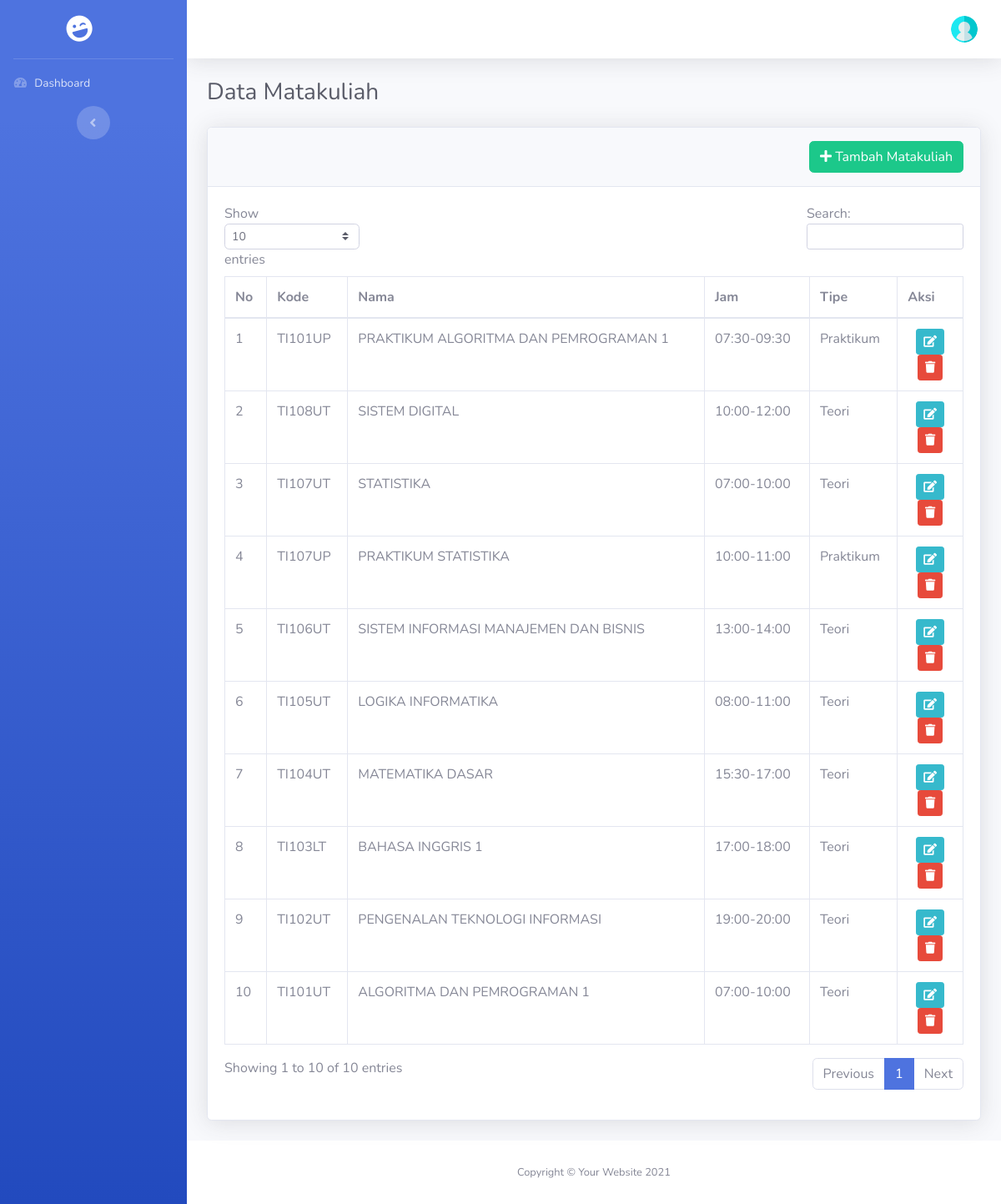
The app's page /index.php/admin/matakuliah with its own data.
### tables this page shows
CREATE TABLE `matakuliah` (
  `id` bigint NOT NULL AUTO_INCREMENT,
  `kode_matkul` varchar(255) NOT NULL,
  `nama` varchar(255) NOT NULL,
  `status` enum('aktif','tidak') NOT NULL,
  `jam_mulai` varchar(20) NOT NULL,
  `jam_selesai` varchar(20) NOT NULL,
  `kelas` int NOT NULL,
  `sks` int NOT NULL,
  `tipe` enum('teori','praktik','praktikum') NOT NULL,
  `semester` enum('ganjil','genap') NOT NULL,
  `id_dosen` bigint DEFAULT NULL,
  `id_refrensi_akademik` bigint DEFAULT NULL,
  PRIMARY KEY (`id`)
);

### application/controllers/Admin.php (called while the page is built, shortened)
<?php
class Admin extends CI_Controller
{
    function __construct()
    {
        $this->load->Model('M_admin','mod');
    }
    public function matakuliah()
    {
        $data['halaman']    = "Data Matakuliah";
        $data['matakuliah']  = $this->mod->m_get_all_matakuliah();
        $this->load->view('head.php', $data);
        $this->load->view('sidebar.php');
        $this->load->view('header.php');
        $this->load->view('admin/matakuliah/index.php', $data);
        $this->load->view('footer.php');
    }
}

### index.php (called while the page is built, shortened)
<?php
require_once BASEPATH.'core/CodeIgniter.php';

### application/models/M_admin.php (called while the page is built, shortened)
<?php
Class M_admin extends CI_Model
{
    public function m_get_all_matakuliah()
    {
        $this->db->select()
            ->from('matakuliah');
        $query = $this->db->get_compiled_select();
        $data  = $this->db->query($query)->result_array();
        return $data;
    }
}

### application/views/admin/matakuliah/index.php (the view, shortened to what this page needs)
<div class="container-fluid">
    <h1 class="h3 mb-4 text-gray-800">Data Matakuliah</h1>
    <div class="card shadow mb-4">
        <div class="card-header py-3">
            <a href="<?php echo base_url('admin/tambah_matakuliah')?>" class="btn btn-success float-right" ><i class="fas fa-plus"></i>&nbsp;Tambah Matakuliah</a>
        </div>
        <div class="card-body">
            <div class="table-responsive">
                <table class="table table-bordered" id="dataTable" width="100%" cellspacing="0">
                    <thead>
                        <tr>
                            <th>No</th>
                            <th>Kode</th>
                            <th>Nama</th>
                            <th>Jam</th>
                            <th>Tipe</th>
                            <th>Aksi</th>
                        </tr>
                    </thead>
                    <tbody>
                        <?php
                            $i = 1;
                            foreach($matakuliah as $mat):?>
                            <tr>
                                <td><?php echo $i;?></td>
                                <td><?php echo $mat['kode_matkul'];?></td>
                                <td><?php echo $mat['nama'];?></td>
                                <td><?php echo $mat['jam_mulai']."-".$mat['jam_selesai'];?></td>
                                <td><?php echo ucwords($mat['tipe']);?></td>
                                <td class="text-center">
                                    <a href="<?php echo base_url('admin/edit_matakuliah/').$mat['id']?>" class="btn btn-info btn-sm"><i class="fas fa-edit"></i></a>
                                    <a href="<?php echo base_url('admin/hapus_matakuliah/').$mat['id']?>" class="btn btn-danger btn-sm"><i class="fas fa-trash"></i></a>
                                </td>
                            </tr>
                        <?php
                            $i++;
                            endforeach;?>
                    </tbody>
                </table>
            </div>
        </div>
    </div>
</div>

### records on screen
matakuliah: kode_matkul "TI101UP", nama "PRAKTIKUM ALGORITMA DAN PEMROGRAMAN 1", jam_mulai "07:30", jam_selesai "09:30", tipe "Praktikum"
matakuliah: kode_matkul "TI108UT", nama "SISTEM DIGITAL", jam_mulai "10:00", jam_selesai "12:00", tipe "Teori"
matakuliah: kode_matkul "TI107UT", nama "STATISTIKA", jam_mulai "07:00", jam_selesai "10:00", tipe "Teori"
matakuliah: kode_matkul "TI107UP", nama "PRAKTIKUM STATISTIKA", jam_mulai "10:00", jam_selesai "11:00", tipe "Praktikum"
matakuliah: kode_matkul "TI106UT", nama "SISTEM INFORMASI MANAJEMEN DAN BISNIS", jam_mulai "13:00", jam_selesai "14:00", tipe "Teori"
matakuliah: kode_matkul "TI105UT", nama "LOGIKA INFORMATIKA", jam_mulai "08:00", jam_selesai "11:00", tipe "Teori"
matakuliah: kode_matkul "TI104UT", nama "MATEMATIKA DASAR", jam_mulai "15:30", jam_selesai "17:00", tipe "Teori"
matakuliah: kode_matkul "TI103LT", nama "BAHASA INGGRIS 1", jam_mulai "17:00", jam_selesai "18:00", tipe "Teori"
matakuliah: kode_matkul "TI102UT", nama "PENGENALAN TEKNOLOGI INFORMASI", jam_mulai "19:00", jam_selesai "20:00", tipe "Teori"
matakuliah: kode_matkul "TI101UT", nama "ALGORITMA DAN PEMROGRAMAN 1", jam_mulai "07:00", jam_selesai "10:00", tipe "Teori"
